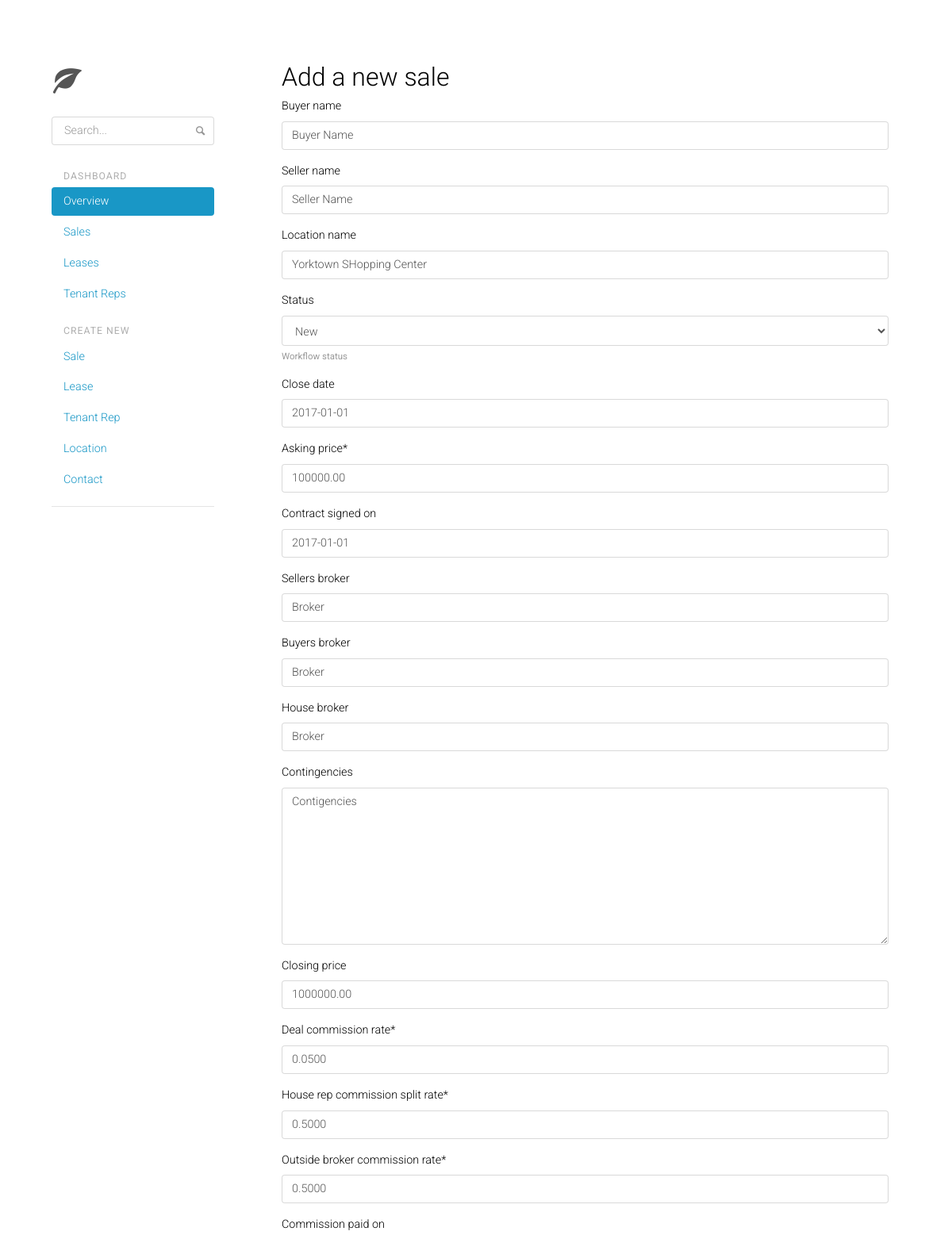
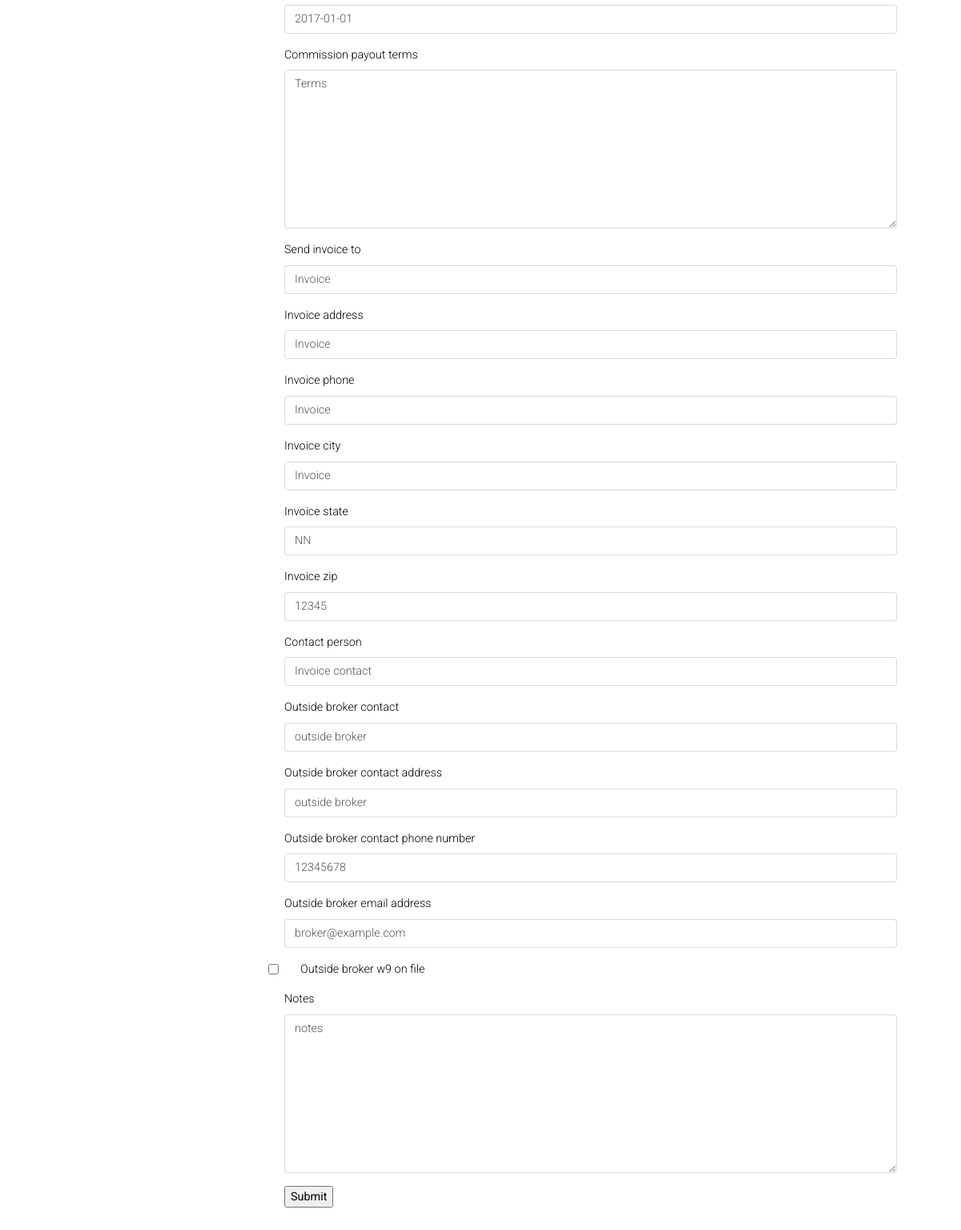
The app's page /commissions/sale/1/update/ with its own data (2 pictures, top to bottom).
### commissions/models.py (models this page shows, shortened)
class Sale(TimeStampedModel):
    buyer_name = models.CharField(max_length=80, blank=True)
    seller_name = models.CharField(max_length=80, blank=True)
    location_name = models.CharField(max_length=120, blank=True)
    status = models.CharField(max_length=3, choices=SALE_WORKFLOW_STATUS, blank=True, default=0, help_text="Workflow status")
    transaction_close_date = models.DateField("close date", blank=True, null=True)
    asking_price = models.DecimalField(decimal_places=2, null=False, blank=False, max_digits=20, default=0)
    contract_execution_date = models.DateField("contract signed on", blank=True, null=True)
    sellers_broker = models.CharField(max_length=80, blank=True)
    buyers_broker = models.CharField(max_length=80, blank=True)
    house_broker = models.CharField(max_length=80, blank=True)
    contingencies = models.TextField(max_length=1000, blank=True)
    closing_price = models.DecimalField(decimal_places=2, null=True, blank=True, max_digits=20, default=0)
    deal_commission_rate = models.DecimalField(decimal_places=4, default=1.000, max_digits=5)
    house_rep_commission_split_rate = models.DecimalField(decimal_places=4, max_digits=5, default=1)
    outside_broker_commission_rate = models.DecimalField(decimal_places=4, default=0, max_digits=5)
    commission_due_date = models.DateField("commission paid on", blank=True, null=True)
    commission_payout_terms = models.TextField(max_length=1000, blank=True)
    send_invoice_to = models.CharField(max_length=120, blank=True)
    invoice_address = models.CharField(max_length=100, blank=True)
    invoice_phone = models.CharField(max_length=15, blank=True)
    invoice_city = models.CharField(max_length=30, blank=True)
    invoice_state = models.CharField(max_length=20, blank=True)
    invoice_zip = models.CharField(max_length=12, blank=True)
    contact_person = models.CharField(max_length=80, blank=True)
    outside_broker_contact = models.CharField(max_length=80, blank=True)
    outside_broker_contact_address = models.CharField(max_length=100, blank=True)
    outside_broker_contact_phone_number = models.CharField(max_length=15, blank=True)
    outside_broker_email_address = models.EmailField(blank=True)
    outside_broker_w9_on_file = models.BooleanField(default=False)
    notes = models.TextField(blank=True)
    class Meta:
        ordering = ["location_name"]

### commissions/views.py (the view)
# urls.py: url(r'^sale/(?P<pk>\d+)/update/$', views.SaleUpdateView.as_view(), name='sale-update'),
class SaleUpdateView(UpdateView):
    model = Sale
    fields = '__all__'

### commissions/templates/commissions/sale_form.html (shortened to what this page needs)
{% extends "base.html" %}
{% load crispy_forms_tags %}
{% block content %}
<div class="container">
  <h2> Add a new sale </h2>
<form action="" method="post">
    <table>
      {{ form|crispy }}
    </table>
    <input type="submit" value="Submit" />
</form>
</div>
{% endblock %}

### commissions/static/css/application.css (style rules this page uses)
body { padding-top: 20px; padding-bottom: 20px; }
@media (min-width: 768px) { body { padding-top: 50px; padding-bottom: 50px; } }
h1, h2, h3, h4, h5, h6, .h1, .h2, .h3, .h4, .h5, .h6 { margin-top: 0; }

### commissions/static/css/docs.css (style rules this page uses)
body { overflow-x: hidden; padding-bottom: 40px; }

### commissions/static/css/style.css (style rules this page uses)
body { padding-top: 5rem; background-color: white; }

### commissions/templates/base.html (style rules this page uses)
body { width: 1px; min-width: 100%; *width: 100%; }

### records on screen
Sale: buyer_name "Buyer Name", seller_name "Seller Name", location_name "Yorktown SHopping Center", status "New", transaction_close_date "2017-01-01", asking_price "100000.00", contract_execution_date "2017-01-01", sellers_broker "Broker", buyers_broker "Broker", house_broker "Broker", contingencies "Contigencies", closing_price "1000000.00", deal_commission_rate "0.0500", house_rep_commission_split_rate "0.5000", outside_broker_commission_rate "0.5000", commission_due_date "2017-01-01", commission_payout_terms "Terms", send_invoice_to "Invoice", invoice_address "Invoice", invoice_phone "Invoice", invoice_city "Invoice", invoice_state "NN", invoice_zip "12345", contact_person "Invoice contact", outside_broker_contact "outside broker", outside_broker_contact_address "outside broker", outside_broker_contact_phone_number "12345678", outside_broker_email_address "broker@example.com", notes "notes"
